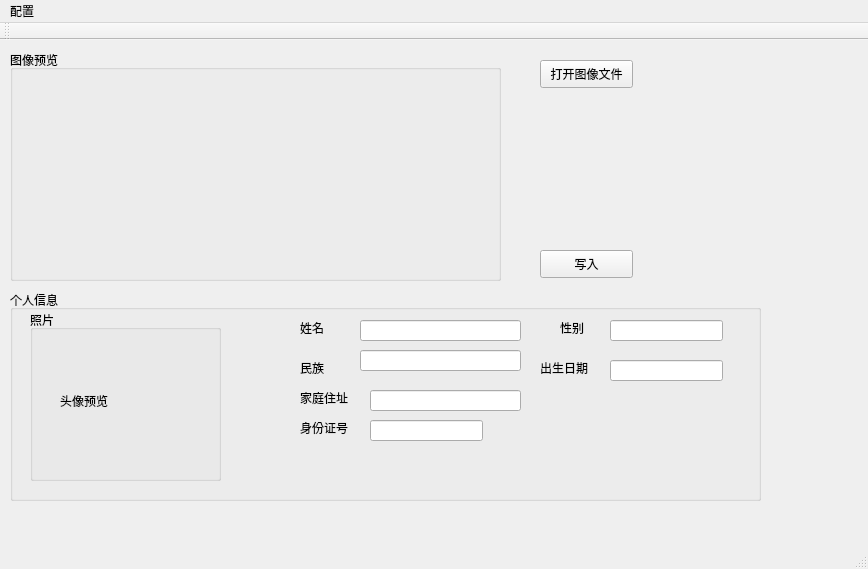
<?xml version="1.0" encoding="UTF-8"?>
<ui version="4.0">
 <class>MainWindow</class>
 <widget class="QMainWindow" name="MainWindow">
  <property name="geometry">
   <rect>
    <x>0</x>
    <y>0</y>
    <width>868</width>
    <height>569</height>
   </rect>
  </property>
  <property name="windowTitle">
   <string>MainWindow</string>
  </property>
  <widget class="QWidget" name="centralWidget">
   <widget class="QGroupBox" name="groupBox">
    <property name="geometry">
     <rect>
      <x>10</x>
      <y>10</y>
      <width>491</width>
      <height>231</height>
     </rect>
    </property>
    <property name="title">
     <string>图像预览</string>
    </property>
    <widget class="QLabel" name="image_label">
     <property name="geometry">
      <rect>
       <x>10</x>
       <y>30</y>
       <width>461</width>
       <height>171</height>
      </rect>
     </property>
     <property name="text">
      <string/>
     </property>
    </widget>
   </widget>
   <widget class="QGroupBox" name="groupBox_2">
    <property name="geometry">
     <rect>
      <x>10</x>
      <y>250</y>
      <width>751</width>
      <height>211</height>
     </rect>
    </property>
    <property name="title">
     <string>个人信息</string>
    </property>
    <widget class="QGroupBox" name="groupBox_3">
     <property name="geometry">
      <rect>
       <x>20</x>
       <y>20</y>
       <width>191</width>
       <height>171</height>
      </rect>
     </property>
     <property name="title">
      <string>照片</string>
     </property>
     <widget class="QLabel" name="image_label2">
      <property name="geometry">
       <rect>
        <x>30</x>
        <y>30</y>
        <width>141</width>
        <height>121</height>
       </rect>
      </property>
      <property name="text">
       <string>头像预览</string>
      </property>
     </widget>
    </widget>
    <widget class="QLabel" name="label">
     <property name="geometry">
      <rect>
       <x>290</x>
       <y>30</y>
       <width>72</width>
       <height>15</height>
      </rect>
     </property>
     <property name="text">
      <string>姓名</string>
     </property>
    </widget>
    <widget class="QLabel" name="label_2">
     <property name="geometry">
      <rect>
       <x>550</x>
       <y>30</y>
       <width>72</width>
       <height>15</height>
      </rect>
     </property>
     <property name="text">
      <string>性别</string>
     </property>
    </widget>
    <widget class="QLabel" name="label_3">
     <property name="geometry">
      <rect>
       <x>290</x>
       <y>70</y>
       <width>72</width>
       <height>15</height>
      </rect>
     </property>
     <property name="text">
      <string>民族</string>
     </property>
    </widget>
    <widget class="QLabel" name="label_4">
     <property name="geometry">
      <rect>
       <x>530</x>
       <y>70</y>
       <width>72</width>
       <height>15</height>
      </rect>
     </property>
     <property name="text">
      <string>出生日期</string>
     </property>
    </widget>
    <widget class="QLineEdit" name="lineEdit">
     <property name="geometry">
      <rect>
       <x>350</x>
       <y>30</y>
       <width>161</width>
       <height>21</height>
      </rect>
     </property>
    </widget>
    <widget class="QLineEdit" name="lineEdit_2">
     <property name="geometry">
      <rect>
       <x>600</x>
       <y>30</y>
       <width>113</width>
       <height>21</height>
      </rect>
     </property>
    </widget>
    <widget class="QLineEdit" name="lineEdit_3">
     <property name="geometry">
      <rect>
       <x>350</x>
       <y>60</y>
       <width>161</width>
       <height>21</height>
      </rect>
     </property>
    </widget>
    <widget class="QLineEdit" name="lineEdit_4">
     <property name="geometry">
      <rect>
       <x>600</x>
       <y>70</y>
       <width>113</width>
       <height>21</height>
      </rect>
     </property>
    </widget>
    <widget class="QLabel" name="label_5">
     <property name="geometry">
      <rect>
       <x>290</x>
       <y>100</y>
       <width>72</width>
       <height>15</height>
      </rect>
     </property>
     <property name="text">
      <string>家庭住址</string>
     </property>
    </widget>
    <widget class="QLineEdit" name="lineEdit_5">
     <property name="geometry">
      <rect>
       <x>360</x>
       <y>100</y>
       <width>151</width>
       <height>21</height>
      </rect>
     </property>
    </widget>
    <widget class="QLineEdit" name="lineEdit_6">
     <property name="geometry">
      <rect>
       <x>360</x>
       <y>130</y>
       <width>113</width>
       <height>21</height>
      </rect>
     </property>
    </widget>
    <widget class="QLabel" name="label_6">
     <property name="geometry">
      <rect>
       <x>290</x>
       <y>130</y>
       <width>72</width>
       <height>15</height>
      </rect>
     </property>
     <property name="text">
      <string>身份证号</string>
     </property>
    </widget>
   </widget>
   <widget class="QPushButton" name="pushButton">
    <property name="geometry">
     <rect>
      <x>540</x>
      <y>20</y>
      <width>93</width>
      <height>28</height>
     </rect>
    </property>
    <property name="text">
     <string>打开图像文件</string>
    </property>
   </widget>
   <widget class="QPushButton" name="pushButton_2">
    <property name="geometry">
     <rect>
      <x>540</x>
      <y>210</y>
      <width>93</width>
      <height>28</height>
     </rect>
    </property>
    <property name="text">
     <string>写入</string>
    </property>
   </widget>
  </widget>
  <widget class="QMenuBar" name="menuBar">
   <property name="geometry">
    <rect>
     <x>0</x>
     <y>0</y>
     <width>868</width>
     <height>26</height>
    </rect>
   </property>
   <widget class="QMenu" name="menu">
    <property name="title">
     <string>配置</string>
    </property>
    <addaction name="testaction"/>
    <addaction name="separator"/>
    <addaction name="exitaction"/>
   </widget>
   <addaction name="menu"/>
  </widget>
  <widget class="QToolBar" name="mainToolBar">
   <attribute name="toolBarArea">
    <enum>TopToolBarArea</enum>
   </attribute>
   <attribute name="toolBarBreak">
    <bool>false</bool>
   </attribute>
  </widget>
  <widget class="QStatusBar" name="statusBar"/>
  <action name="testaction">
   <property name="text">
    <string>测试工具</string>
   </property>
  </action>
  <action name="exitaction">
   <property name="text">
    <string>退出</string>
   </property>
  </action>
 </widget>
 <layoutdefault spacing="6" margin="11"/>
 <resources/>
 <connections>
  <connection>
   <sender>exitaction</sender>
   <signal>triggered()</signal>
   <receiver>MainWindow</receiver>
   <slot>close()</slot>
   <hints>
    <hint type="sourcelabel">
     <x>-1</x>
     <y>-1</y>
    </hint>
    <hint type="destinationlabel">
     <x>433</x>
     <y>284</y>
    </hint>
   </hints>
  </connection>
 </connections>
</ui>
